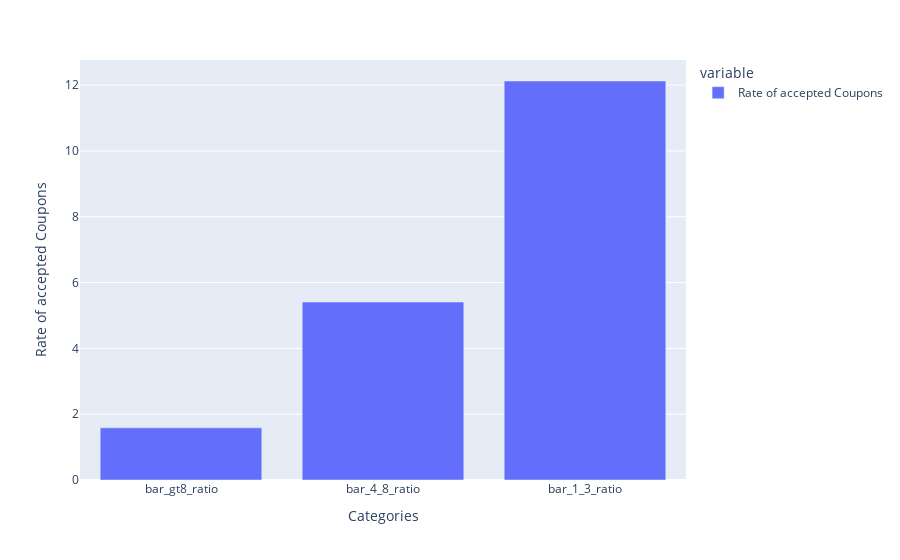

Notebook source saved alongside this figure:
### Markdown cell above
5. Use the same process to compare the acceptance rate between drivers who go to bars more than once a month and had passengers that were not a kid and had occupations other than farming, fishing, or forestry.

### Code cell
occupation_lst=['farming','fishing','forestry']
data_age_gt_25=data[(data['passanger']!='kid') & (~data['occupation'].isin(occupation_lst)) ]
cleanupColumns=['CarryAway','CoffeeHouse','Bar','RestaurantLessThan20','Restaurant20To50','income']
data_age_gt_25=pd.get_dummies(data_age_gt_25,columns=cleanupColumns,dtype=int)

bar_gt8=data_replaced[data_replaced['Y']==1]['Bar_gt8'].sum()
bar_4_8=data_replaced[data_replaced['Y']==1]['Bar_4~8'].sum()
bar_1_3=data_replaced[data_replaced['Y']==1]['Bar_1~3'].sum()
bar_gt8_ratio=(bar_gt8/data['Y'].count())*100
bar_4_8_ratio=(bar_4_8/data['Y'].count())*100
bar_1_3_ratio=(bar_1_3/data['Y'].count())*100

df_compare_bar=pd.DataFrame([bar_gt8_ratio,bar_4_8_ratio,bar_1_3_ratio],columns=['Rate of accepted Coupons'])
df_compare_bar_with_named_index=df_compare_bar.rename(index={0:"bar_gt8_ratio",1:"bar_4_8_ratio",2:"bar_1_3_ratio"})
fig=px.bar(df_compare_bar_with_named_index)
fig.update_layout(yaxis_title='Rate of accepted Coupons')
fig.update_layout(xaxis_title='Categories')
fig.show()

### Figure 1 — Plotly figure (JSON) as saved in the notebook; plotly's stock layout.template omitted (floating-point values rounded to 4 significant figures)
{"data": [{"alignmentgroup": "True", "hovertemplate": "variable=Rate of accepted Coupons<br>index=%{x}<br>value=%{y}<extra></extra>", "legendgroup": "Rate of accepted Coupons", "marker": {"color": "#636efa", "pattern": {"shape": ""}}, "name": "Rate of accepted Coupons", "offsetgroup": "Rate of accepted Coupons", "orientation": "v", "showlegend": true, "textposition": "auto", "type": "bar", "x": ["bar_gt8_ratio", "bar_4_8_ratio", "bar_1_3_ratio"], "xaxis": "x", "y": [1.585, 5.408, 12.13], "yaxis": "y"}], "layout": {"barmode": "relative", "legend": {"title": {"text": "variable"}, "tracegroupgap": 0}, "margin": {"t": 60}, "xaxis": {"anchor": "y", "domain": [0, 1], "title": {"text": "Categories"}}, "yaxis": {"anchor": "x", "domain": [0, 1], "title": {"text": "Rate of accepted Coupons"}}}}
